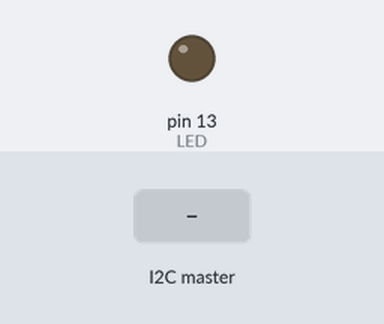
A sketch run on a simulated Arduino Uno, built with avr-gcc and run on an emulated ATmega328P. Shown: output pins drawn as LEDs (lit = HIGH). The test bench sets the inputs (shaded band).

Above: at 1.2 s.
1.3 s: the I2C master sends the byte 1
At 2.5 s:
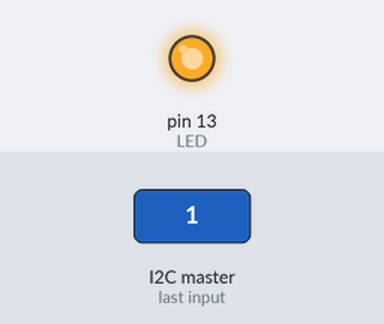
2.8 s: the I2C master sends the byte 0
At 3.6 s:
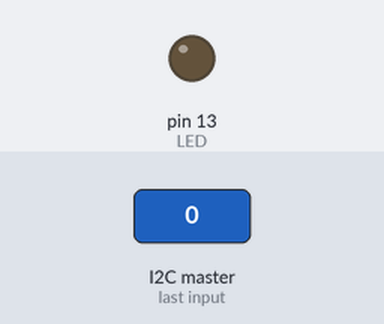
4.3 s: the I2C master sends the byte 2
At 4.8 s:
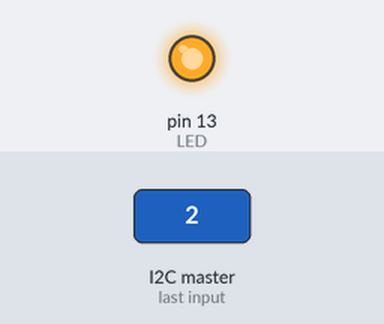
Timing chart, 0 to 7.3 s (numbered marks = the images above; inputs shaded):
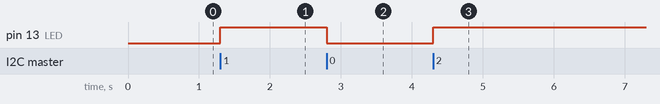

Measured:
- after the input at 1.3 s, pin 13 (LED): LOW → HIGH at once
- after the input at 2.8 s, pin 13 (LED): HIGH → LOW at once
- after the input at 4.3 s, pin 13 (LED): LOW → HIGH at once

The sketch:

programSlave2.ino
```cpp
#include <Wire.h>

#define LED 13
#define myAddress 0x102

void setup(){
  Wire.begin(myAddress);
  Wire.onReceive(receiver);
  pinMode(LED, OUTPUT);
}

void loop(){

}

void receiver(int quant) {
  if (Wire.available()) {
	char data = Wire.read();
    digitalWrite(LED, data);
  }
}
```
